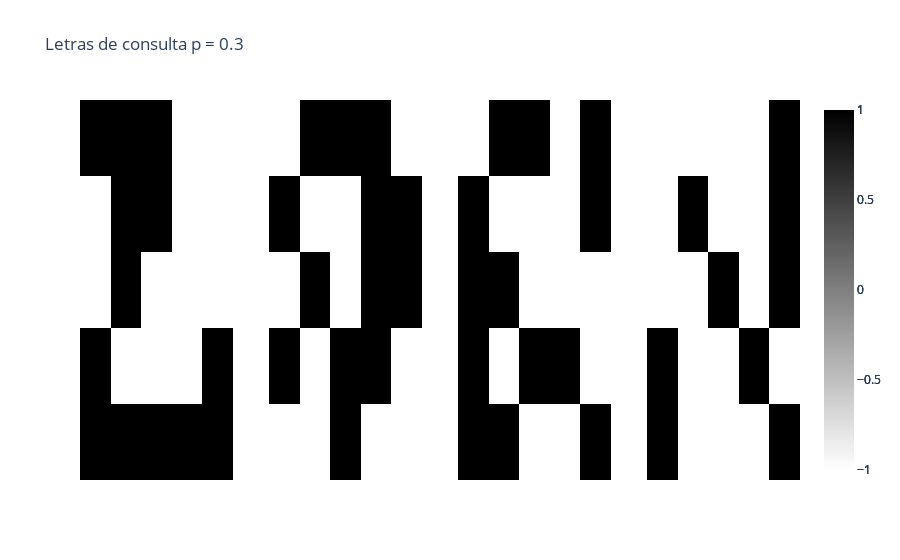
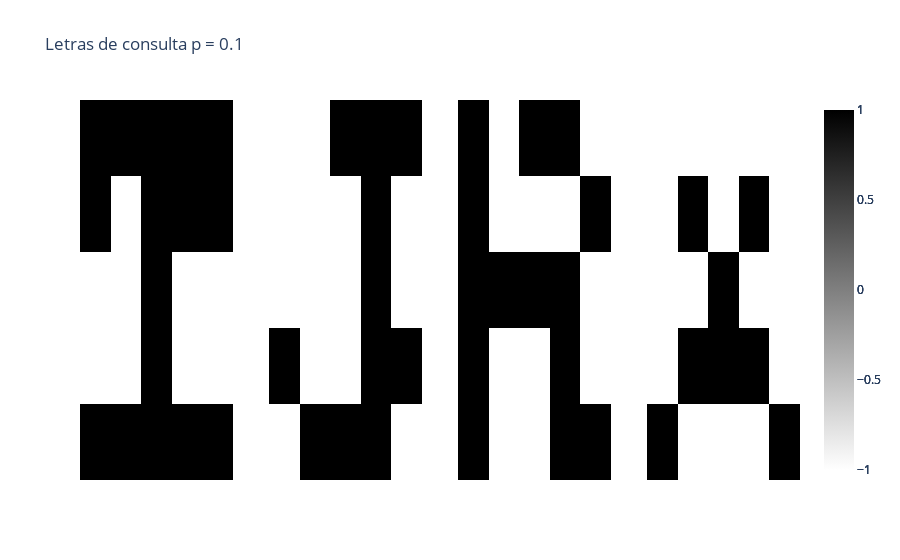
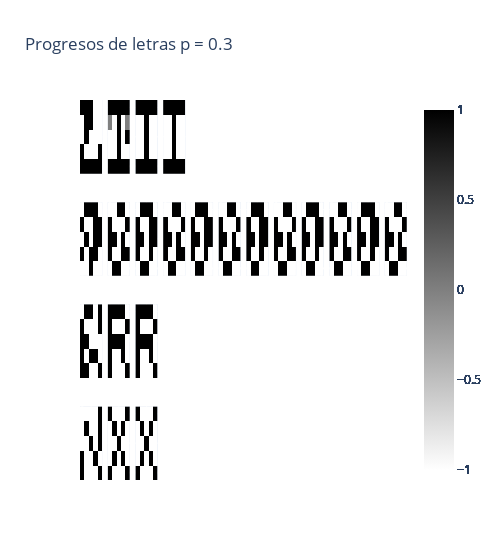
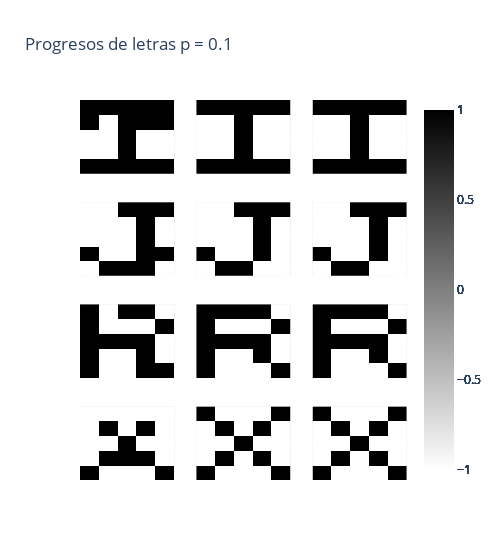

These figures' notebook cell, in order:
### Code cell
hopfield_matrix = generate_hopfield_matrix(flattened_train_set)

print_letters([np.flipud(letter) for letter in noisy_letters], "Letras de consulta p = 0.3")
print_letters([np.flipud(letter) for letter in not_so_noisy], "Letras de consulta p = 0.1")


progresses = [ most_similar_pattern(hopfield_matrix, flatten_matrix(letter), 10) for letter in noisy_letters ]
progresses2 = [ most_similar_pattern(hopfield_matrix, flatten_matrix(letter), 10) for letter in not_so_noisy ]

print_list_progress([[np.flipud(noisy_letters[i]), *[np.flipud(np.reshape(letter[1], [5,5])) for letter in progress[3]]] for i, progress in enumerate(progresses)], title = "Progresos de letras p = 0.3")

print_list_progress([[np.flipud(not_so_noisy[i]),*[np.flipud(np.reshape(letter[1], [5,5])) for letter in progress[3]]] for i, progress in enumerate(progresses2)], title = "Progresos de letras p = 0.1")

temp = most_similar_pattern(hopfield_matrix, flatten_matrix(alphabet_map["I"]), 10)

def print_energy_linegraph(x: List[List], title = "", letras: List = []):
  fig = go.Figure()
  for i, row in enumerate(x):
    fig.add_trace(go.Scatter(y=row, mode='lines+markers', name=letras[i]))
    
  fig.update_layout(dict({ "title": title }))
  fig.show()


print_energy_linegraph([[paso[2] for paso in progress[3]] for progress in progresses], title = "Energía de recuperación", letras=best[1])
print_energy_linegraph([[paso[2] for paso in progress[3]] for progress in progresses2], title = "Energía de recuperación", letras=best[1])

### Figure 1 — Plotly figure (JSON) as saved in the notebook; plotly's stock layout.template omitted (floating-point values rounded to 4 significant figures)
{"data": [{"colorscale": [[0, "white"], [1, "black"]], "type": "heatmap", "xaxis": "x", "yaxis": "y", "z": [[1, 1, 1, 1, 1], [1, -1, -1, -1, 1], [-1, 1, -1, -1, -1], [-1, 1, 1, -1, -1], [1, 1, 1, -1, -1]]}, {"colorscale": [[0, "white"], [1, "black"]], "type": "heatmap", "xaxis": "x2", "yaxis": "y2", "z": [[-1, -1, 1, -1, -1], [1, -1, 1, 1, -1], [-1, 1, -1, 1, 1], [1, -1, -1, 1, 1], [-1, 1, 1, 1, -1]]}, {"colorscale": [[0, "white"], [1, "black"]], "type": "heatmap", "xaxis": "x3", "yaxis": "y3", "z": [[1, 1, -1, -1, 1], [1, -1, 1, 1, -1], [1, 1, -1, -1, -1], [1, -1, -1, -1, 1], [-1, 1, 1, -1, 1]]}, {"colorscale": [[0, "white"], [1, "black"]], "type": "heatmap", "xaxis": "x4", "yaxis": "y4", "z": [[1, -1, -1, -1, 1], [1, -1, -1, 1, -1], [-1, -1, 1, -1, 1], [-1, 1, -1, -1, 1], [-1, -1, -1, -1, 1]]}], "layout": {"coloraxis": {"showscale": false}, "title": {"text": "Letras de consulta p = 0.3"}, "xaxis": {"anchor": "y", "domain": [0, 0.2125], "showticklabels": false}, "xaxis2": {"anchor": "y2", "domain": [0.2625, 0.475], "showticklabels": false}, "xaxis3": {"anchor": "y3", "domain": [0.525, 0.7375], "showticklabels": false}, "xaxis4": {"anchor": "y4", "domain": [0.7875, 1], "showticklabels": false}, "yaxis": {"anchor": "x", "domain": [0, 1], "showticklabels": false}, "yaxis2": {"anchor": "x2", "domain": [0, 1], "showticklabels": false}, "yaxis3": {"anchor": "x3", "domain": [0, 1], "showticklabels": false}, "yaxis4": {"anchor": "x4", "domain": [0, 1], "showticklabels": false}}}

### Figure 2 — Plotly figure (JSON) as saved in the notebook; plotly's stock layout.template omitted (floating-point values rounded to 4 significant figures)
{"data": [{"colorscale": [[0, "white"], [1, "black"]], "type": "heatmap", "xaxis": "x", "yaxis": "y", "z": [[1, 1, 1, 1, 1], [-1, -1, 1, -1, -1], [-1, -1, 1, -1, -1], [1, -1, 1, 1, 1], [1, 1, 1, 1, 1]]}, {"colorscale": [[0, "white"], [1, "black"]], "type": "heatmap", "xaxis": "x2", "yaxis": "y2", "z": [[-1, 1, 1, 1, -1], [1, -1, -1, 1, 1], [-1, -1, -1, 1, -1], [-1, -1, -1, 1, -1], [-1, -1, 1, 1, 1]]}, {"colorscale": [[0, "white"], [1, "black"]], "type": "heatmap", "xaxis": "x3", "yaxis": "y3", "z": [[1, -1, -1, 1, 1], [1, -1, -1, 1, -1], [1, 1, 1, 1, -1], [1, -1, -1, -1, 1], [1, -1, 1, 1, -1]]}, {"colorscale": [[0, "white"], [1, "black"]], "type": "heatmap", "xaxis": "x4", "yaxis": "y4", "z": [[1, -1, -1, -1, 1], [-1, 1, 1, 1, -1], [-1, -1, 1, -1, -1], [-1, 1, -1, 1, -1], [-1, -1, -1, -1, -1]]}], "layout": {"coloraxis": {"showscale": false}, "title": {"text": "Letras de consulta p = 0.1"}, "xaxis": {"anchor": "y", "domain": [0, 0.2125], "showticklabels": false}, "xaxis2": {"anchor": "y2", "domain": [0.2625, 0.475], "showticklabels": false}, "xaxis3": {"anchor": "y3", "domain": [0.525, 0.7375], "showticklabels": false}, "xaxis4": {"anchor": "y4", "domain": [0.7875, 1], "showticklabels": false}, "yaxis": {"anchor": "x", "domain": [0, 1], "showticklabels": false}, "yaxis2": {"anchor": "x2", "domain": [0, 1], "showticklabels": false}, "yaxis3": {"anchor": "x3", "domain": [0, 1], "showticklabels": false}, "yaxis4": {"anchor": "x4", "domain": [0, 1], "showticklabels": false}}}

### Figure 3 — Plotly figure (JSON) as saved in the notebook; plotly's stock layout.template omitted (floating-point values rounded to 4 significant figures)
{"data": [{"colorscale": [[0, "white"], [1, "black"]], "type": "heatmap", "xaxis": "x", "yaxis": "y", "z": [[1, 1, 1, 1, 1], [1, -1, -1, -1, 1], [-1, 1, -1, -1, -1], [-1, 1, 1, -1, -1], [1, 1, 1, -1, -1]]}, {"colorscale": [[0, "white"], [1, "black"]], "type": "heatmap", "xaxis": "x2", "yaxis": "y2", "z": [[1, 1, 1, 1, 1], [-1, -1, 1, -1, -1], [-1, -1, 1, -1, 1], [0, -1, 1, -1, 0], [1, 1, 1, 1, 1]]}, {"colorscale": [[0, "white"], [1, "black"]], "type": "heatmap", "xaxis": "x3", "yaxis": "y3", "z": [[1, 1, 1, 1, 1], [-1, -1, 1, -1, -1], [-1, -1, 1, -1, -1], [-1, -1, 1, -1, -1], [1, 1, 1, 1, 1]]}, {"colorscale": [[0, "white"], [1, "black"]], "type": "heatmap", "xaxis": "x4", "yaxis": "y4", "z": [[1, 1, 1, 1, 1], [-1, -1, 1, -1, -1], [-1, -1, 1, -1, -1], [-1, -1, 1, -1, -1], [1, 1, 1, 1, 1]]}, {"colorscale": [[0, "white"], [1, "black"]], "type": "heatmap", "xaxis": "x13", "yaxis": "y13", "z": [[-1, -1, 1, -1, -1], [1, -1, 1, 1, -1], [-1, 1, -1, 1, 1], [1, -1, -1, 1, 1], [-1, 1, 1, 1, -1]]}, {"colorscale": [[0, "white"], [1, "black"]], "type": "heatmap", "xaxis": "x14", "yaxis": "y14", "z": [[-1, 1, 1, -1, -1], [1, -1, -1, 1, 1], [1, 1, -1, 1, -1], [1, -1, -1, -1, 1], [-1, -1, 1, 1, -1]]}, {"colorscale": [[0, "white"], [1, "black"]], "type": "heatmap", "xaxis": "x15", "yaxis": "y15", "z": [[-1, 1, 1, -1, -1], [1, -1, -1, 1, -1], [1, 1, -1, 1, 1], [1, -1, -1, 1, 1], [-1, 1, 1, 1, -1]]}, {"colorscale": [[0, "white"], [1, "black"]], "type": "heatmap", "xaxis": "x16", "yaxis": "y16", "z": [[-1, 1, 1, -1, -1], [1, -1, -1, 1, 1], [1, 1, -1, 1, -1], [1, -1, -1, -1, 1], [-1, -1, 1, 1, -1]]}, {"colorscale": [[0, "white"], [1, "black"]], "type": "heatmap", "xaxis": "x17", "yaxis": "y17", "z": [[-1, 1, 1, -1, -1], [1, -1, -1, 1, -1], [1, 1, -1, 1, 1], [1, -1, -1, 1, 1], [-1, 1, 1, 1, -1]]}, {"colorscale": [[0, "white"], [1, "black"]], "type": "heatmap", "xaxis": "x18", "yaxis": "y18", "z": [[-1, 1, 1, -1, -1], [1, -1, -1, 1, 1], [1, 1, -1, 1, -1], [1, -1, -1, -1, 1], [-1, -1, 1, 1, -1]]}, {"colorscale": [[0, "white"], [1, "black"]], "type": "heatmap", "xaxis": "x19", "yaxis": "y19", "z": [[-1, 1, 1, -1, -1], [1, -1, -1, 1, -1], [1, 1, -1, 1, 1], [1, -1, -1, 1, 1], [-1, 1, 1, 1, -1]]}, {"colorscale": [[0, "white"], [1, "black"]], "type": "heatmap", "xaxis": "x20", "yaxis": "y20", "z": [[-1, 1, 1, -1, -1], [1, -1, -1, 1, 1], [1, 1, -1, 1, -1], [1, -1, -1, -1, 1], [-1, -1, 1, 1, -1]]}, {"colorscale": [[0, "white"], [1, "black"]], "type": "heatmap", "xaxis": "x21", "yaxis": "y21", "z": [[-1, 1, 1, -1, -1], [1, -1, -1, 1, -1], [1, 1, -1, 1, 1], [1, -1, -1, 1, 1], [-1, 1, 1, 1, -1]]}, {"colorscale": [[0, "white"], [1, "black"]], "type": "heatmap", "xaxis": "x22", "yaxis": "y22", "z": [[-1, 1, 1, -1, -1], [1, -1, -1, 1, 1], [1, 1, -1, 1, -1], [1, -1, -1, -1, 1], [-1, -1, 1, 1, -1]]}, {"colorscale": [[0, "white"], [1, "black"]], "type": "heatmap", "xaxis": "x23", "yaxis": "y23", "z": [[-1, 1, 1, -1, -1], [1, -1, -1, 1, -1], [1, 1, -1, 1, 1], [1, -1, -1, 1, 1], [-1, 1, 1, 1, -1]]}, {"colorscale": [[0, "white"], [1, "black"]], "type": "heatmap", "xaxis": "x24", "yaxis": "y24", "z": [[-1, 1, 1, -1, -1], [1, -1, -1, 1, 1], [1, 1, -1, 1, -1], [1, -1, -1, -1, 1], [-1, -1, 1, 1, -1]]}, {"colorscale": [[0, "white"], [1, "black"]], "type": "heatmap", "xaxis": "x25", "yaxis": "y25", "z": [[1, 1, -1, -1, 1], [1, -1, 1, 1, -1], [1, 1, -1, -1, -1], [1, -1, -1, -1, 1], [-1, 1, 1, -1, 1]]}, {"colorscale": [[0, "white"], [1, "black"]], "type": "heatmap", "xaxis": "x26", "yaxis": "y26", "z": [[1, -1, -1, -1, 1], [1, -1, -1, 1, -1], [1, 1, 1, 1, -1], [1, -1, -1, -1, 1], [1, 1, 1, 1, -1]]}, {"colorscale": [[0, "white"], [1, "black"]], "type": "heatmap", "xaxis": "x27", "yaxis": "y27", "z": [[1, -1, -1, -1, 1], [1, -1, -1, 1, -1], [1, 1, 1, 1, -1], [1, -1, -1, -1, 1], [1, 1, 1, 1, -1]]}, {"colorscale": [[0, "white"], [1, "black"]], "type": "heatmap", "xaxis": "x37", "yaxis": "y37", "z": [[1, -1, -1, -1, 1], [1, -1, -1, 1, -1], [-1, -1, 1, -1, 1], [-1, 1, -1, -1, 1], [-1, -1, -1, -1, 1]]}, {"colorscale": [[0, "white"], [1, "black"]], "type": "heatmap", "xaxis": "x38", "yaxis": "y38", "z": [[1, -1, -1, -1, 1], [-1, 1, -1, 1, -1], [-1, -1, 1, -1, -1], [-1, 1, -1, 1, -1], [1, -1, -1, -1, 1]]}, {"colorscale": [[0, "white"], [1, "black"]], "type": "heatmap", "xaxis": "x39", "yaxis": "y39", "z": [[1, -1, -1, -1, 1], [-1, 1, -1, 1, -1], [-1, -1, 1, -1, -1], [-1, 1, -1, 1, -1], [1, -1, -1, -1, 1]]}], "layout": {"coloraxis": {"showscale": false}, "title": {"text": "Progresos de letras p = 0.3"}, "width": 500, "xaxis": {"anchor": "y", "domain": [0, 0.06806], "showticklabels": false}, "xaxis10": {"anchor": "y10", "domain": [0.7625, 0.8306], "showticklabels": false}, "xaxis11": {"anchor": "y11", "domain": [0.8472, 0.9153], "showticklabels": false}, "xaxis12": {"anchor": "y12", "domain": [0.9319, 1.0], "showticklabels": false}, "xaxis13": {"anchor": "y13", "domain": [0, 0.06806], "showticklabels": false}, "xaxis14": {"anchor": "y14", "domain": [0.08472, 0.1528], "showticklabels": false}, "xaxis15": {"anchor": "y15", "domain": [0.1694, 0.2375], "showticklabels": false}, "xaxis16": {"anchor": "y16", "domain": [0.2542, 0.3222], "showticklabels": false}, "xaxis17": {"anchor": "y17", "domain": [0.3389, 0.4069], "showticklabels": false}, "xaxis18": {"anchor": "y18", "domain": [0.4236, 0.4917], "showticklabels": false}, "xaxis19": {"anchor": "y19", "domain": [0.5083, 0.5764], "showticklabels": false}, "xaxis2": {"anchor": "y2", "domain": [0.08472, 0.1528], "showticklabels": false}, "xaxis20": {"anchor": "y20", "domain": [0.5931, 0.6611], "showticklabels": false}, "xaxis21": {"anchor": "y21", "domain": [0.6778, 0.7458], "showticklabels": false}, "xaxis22": {"anchor": "y22", "domain": [0.7625, 0.8306], "showticklabels": false}, "xaxis23": {"anchor": "y23", "domain": [0.8472, 0.9153], "showticklabels": false}, "xaxis24": {"anchor": "y24", "domain": [0.9319, 1.0], "showticklabels": false}, "xaxis25": {"anchor": "y25", "domain": [0, 0.06806], "showticklabels": false}, "xaxis26": {"anchor": "y26", "domain": [0.08472, 0.1528], "showticklabels": false}, "xaxis27": {"anchor": "y27", "domain": [0.1694, 0.2375], "showticklabels": false}, "xaxis28": {"anchor": "y28", "domain": [0.2542, 0.3222], "showticklabels": false}, "xaxis29": {"anchor": "y29", "domain": [0.3389, 0.4069], "showticklabels": false}, "xaxis3": {"anchor": "y3", "domain": [0.1694, 0.2375], "showticklabels": false}, "xaxis30": {"anchor": "y30", "domain": [0.4236, 0.4917], "showticklabels": false}, "xaxis31": {"anchor": "y31", "domain": [0.5083, 0.5764], "showticklabels": false}, "xaxis32": {"anchor": "y32", "domain": [0.5931, 0.6611], "showticklabels": false}, "xaxis33": {"anchor": "y33", "domain": [0.6778, 0.7458], "showticklabels": false}, "xaxis34": {"anchor": "y34", "domain": [0.7625, 0.8306], "showticklabels": false}, "xaxis35": {"anchor": "y35", "domain": [0.8472, 0.9153], "showticklabels": false}, "xaxis36": {"anchor": "y36", "domain": [0.9319, 1.0], "showticklabels": false}, "xaxis37": {"anchor": "y37", "domain": [0, 0.06806], "showticklabels": false}, "xaxis38": {"anchor": "y38", "domain": [0.08472, 0.1528], "showticklabels": false}, "xaxis39": {"anchor": "y39", "domain": [0.1694, 0.2375], "showticklabels": false}, "xaxis4": {"anchor": "y4", "domain": [0.2542, 0.3222], "showticklabels": false}, "xaxis40": {"anchor": "y40", "domain": [0.2542, 0.3222], "showticklabels": false}, "xaxis41": {"anchor": "y41", "domain": [0.3389, 0.4069], "showticklabels": false}, "xaxis42": {"anchor": "y42", "domain": [0.4236, 0.4917], "showticklabels": false}, "xaxis43": {"anchor": "y43", "domain": [0.5083, 0.5764], "showticklabels": false}, "xaxis44": {"anchor": "y44", "domain": [0.5931, 0.6611], "showticklabels": false}, "xaxis45": {"anchor": "y45", "domain": [0.6778, 0.7458], "showticklabels": false}, "xaxis46": {"anchor": "y46", "domain": [0.7625, 0.8306], "showticklabels": false}, "xaxis47": {"anchor": "y47", "domain": [0.8472, 0.9153], "showticklabels": false}, "xaxis48": {"anchor": "y48", "domain": [0.9319, 1.0], "showticklabels": false}, "xaxis5": {"anchor": "y5", "domain": [0.3389, 0.4069], "showticklabels": false}, "xaxis6": {"anchor": "y6", "domain": [0.4236, 0.4917], "showticklabels": false}, "xaxis7": {"anchor": "y7", "domain": [0.5083, 0.5764], "showticklabels": false}, "xaxis8": {"anchor": "y8", "domain": [0.5931, 0.6611], "showticklabels": false}, "xaxis9": {"anchor": "y9", "domain": [0.6778, 0.7458], "showticklabels": false}, "yaxis": {"anchor": "x", "domain": [0.8063, 1], "showticklabels": false}, "yaxis10": {"anchor": "x10", "domain": [0.8063, 1], "showticklabels": false}, "yaxis11": {"anchor": "x11", "domain": [0.8063, 1], "showticklabels": false}, "yaxis12": {"anchor": "x12", "domain": [0.8063, 1], "showticklabels": false}, "yaxis13": {"anchor": "x13", "domain": [0.5375, 0.7312], "showticklabels": false}, "yaxis14": {"anchor": "x14", "domain": [0.5375, 0.7312], "showticklabels": false}, "yaxis15": {"anchor": "x15", "domain": [0.5375, 0.7312], "showticklabels": false}, "yaxis16": {"anchor": "x16", "domain": [0.5375, 0.7312], "showticklabels": false}, "yaxis17": {"anchor": "x17", "domain": [0.5375, 0.7312], "showticklabels": false}, "yaxis18": {"anchor": "x18", "domain": [0.5375, 0.7312], "showticklabels": false}, "yaxis19": {"anchor": "x19", "domain": [0.5375, 0.7312], "showticklabels": false}, "yaxis2": {"anchor": "x2", "domain": [0.8063, 1], "showticklabels": false}, "yaxis20": {"anchor": "x20", "domain": [0.5375, 0.7312], "showticklabels": false}, "yaxis21": {"anchor": "x21", "domain": [0.5375, 0.7312], "showticklabels": false}, "yaxis22": {"anchor": "x22", "domain": [0.5375, 0.7312], "showticklabels": false}, "yaxis23": {"anchor": "x23", "domain": [0.5375, 0.7312], "showticklabels": false}, "yaxis24": {"anchor": "x24", "domain": [0.5375, 0.7312], "showticklabels": false}, "yaxis25": {"anchor": "x25", "domain": [0.2687, 0.4625], "showticklabels": false}, "yaxis26": {"anchor": "x26", "domain": [0.2687, 0.4625], "showticklabels": false}, "yaxis27": {"anchor": "x27", "domain": [0.2687, 0.4625], "showticklabels": false}, "yaxis28": {"anchor": "x28", "domain": [0.2687, 0.4625], "showticklabels": false}, "yaxis29": {"anchor": "x29", "domain": [0.2687, 0.4625], "showticklabels": false}, "yaxis3": {"anchor": "x3", "domain": [0.8063, 1], "showticklabels": false}, "yaxis30": {"anchor": "x30", "domain": [0.2687, 0.4625], "showticklabels": false}, "yaxis31": {"anchor": "x31", "domain": [0.2687, 0.4625], "showticklabels": false}, "yaxis32": {"anchor": "x32", "domain": [0.2687, 0.4625], "showticklabels": false}, "yaxis33": {"anchor": "x33", "domain": [0.2687, 0.4625], "showticklabels": false}, "yaxis34": {"anchor": "x34", "domain": [0.2687, 0.4625], "showticklabels": false}, "yaxis35": {"anchor": "x35", "domain": [0.2687, 0.4625], "showticklabels": false}, "yaxis36": {"anchor": "x36", "domain": [0.2687, 0.4625], "showticklabels": false}, "yaxis37": {"anchor": "x37", "domain": [0, 0.1938], "showticklabels": false}, "yaxis38": {"anchor": "x38", "domain": [0, 0.1938], "showticklabels": false}, "yaxis39": {"anchor": "x39", "domain": [0, 0.1938], "showticklabels": false}, "yaxis4": {"anchor": "x4", "domain": [0.8063, 1], "showticklabels": false}, "yaxis40": {"anchor": "x40", "domain": [0, 0.1938], "showticklabels": false}, "yaxis41": {"anchor": "x41", "domain": [0, 0.1938], "showticklabels": false}, "yaxis42": {"anchor": "x42", "domain": [0, 0.1938], "showticklabels": false}, "yaxis43": {"anchor": "x43", "domain": [0, 0.1938], "showticklabels": false}, "yaxis44": {"anchor": "x44", "domain": [0, 0.1938], "showticklabels": false}, "yaxis45": {"anchor": "x45", "domain": [0, 0.1938], "showticklabels": false}, "yaxis46": {"anchor": "x46", "domain": [0, 0.1938], "showticklabels": false}, "yaxis47": {"anchor": "x47", "domain": [0, 0.1938], "showticklabels": false}, "yaxis48": {"anchor": "x48", "domain": [0, 0.1938], "showticklabels": false}, "yaxis5": {"anchor": "x5", "domain": [0.8063, 1], "showticklabels": false}, "yaxis6": {"anchor": "x6", "domain": [0.8063, 1], "showticklabels": false}, "yaxis7": {"anchor": "x7", "domain": [0.8063, 1], "showticklabels": false}, "yaxis8": {"anchor": "x8", "domain": [0.8063, 1], "showticklabels": false}, "yaxis9": {"anchor": "x9", "domain": [0.8063, 1], "showticklabels": false}}}

### Figure 4 — Plotly figure (JSON) as saved in the notebook; plotly's stock layout.template omitted (floating-point values rounded to 4 significant figures)
{"data": [{"colorscale": [[0, "white"], [1, "black"]], "type": "heatmap", "xaxis": "x", "yaxis": "y", "z": [[1, 1, 1, 1, 1], [-1, -1, 1, -1, -1], [-1, -1, 1, -1, -1], [1, -1, 1, 1, 1], [1, 1, 1, 1, 1]]}, {"colorscale": [[0, "white"], [1, "black"]], "type": "heatmap", "xaxis": "x2", "yaxis": "y2", "z": [[1, 1, 1, 1, 1], [-1, -1, 1, -1, -1], [-1, -1, 1, -1, -1], [-1, -1, 1, -1, -1], [1, 1, 1, 1, 1]]}, {"colorscale": [[0, "white"], [1, "black"]], "type": "heatmap", "xaxis": "x3", "yaxis": "y3", "z": [[1, 1, 1, 1, 1], [-1, -1, 1, -1, -1], [-1, -1, 1, -1, -1], [-1, -1, 1, -1, -1], [1, 1, 1, 1, 1]]}, {"colorscale": [[0, "white"], [1, "black"]], "type": "heatmap", "xaxis": "x4", "yaxis": "y4", "z": [[-1, 1, 1, 1, -1], [1, -1, -1, 1, 1], [-1, -1, -1, 1, -1], [-1, -1, -1, 1, -1], [-1, -1, 1, 1, 1]]}, {"colorscale": [[0, "white"], [1, "black"]], "type": "heatmap", "xaxis": "x5", "yaxis": "y5", "z": [[-1, 1, 1, -1, -1], [1, -1, -1, 1, -1], [-1, -1, -1, 1, -1], [-1, -1, -1, 1, -1], [-1, -1, 1, 1, 1]]}, {"colorscale": [[0, "white"], [1, "black"]], "type": "heatmap", "xaxis": "x6", "yaxis": "y6", "z": [[-1, 1, 1, -1, -1], [1, -1, -1, 1, -1], [-1, -1, -1, 1, -1], [-1, -1, -1, 1, -1], [-1, -1, 1, 1, 1]]}, {"colorscale": [[0, "white"], [1, "black"]], "type": "heatmap", "xaxis": "x7", "yaxis": "y7", "z": [[1, -1, -1, 1, 1], [1, -1, -1, 1, -1], [1, 1, 1, 1, -1], [1, -1, -1, -1, 1], [1, -1, 1, 1, -1]]}, {"colorscale": [[0, "white"], [1, "black"]], "type": "heatmap", "xaxis": "x8", "yaxis": "y8", "z": [[1, -1, -1, -1, 1], [1, -1, -1, 1, -1], [1, 1, 1, 1, -1], [1, -1, -1, -1, 1], [1, 1, 1, 1, -1]]}, {"colorscale": [[0, "white"], [1, "black"]], "type": "heatmap", "xaxis": "x9", "yaxis": "y9", "z": [[1, -1, -1, -1, 1], [1, -1, -1, 1, -1], [1, 1, 1, 1, -1], [1, -1, -1, -1, 1], [1, 1, 1, 1, -1]]}, {"colorscale": [[0, "white"], [1, "black"]], "type": "heatmap", "xaxis": "x10", "yaxis": "y10", "z": [[1, -1, -1, -1, 1], [-1, 1, 1, 1, -1], [-1, -1, 1, -1, -1], [-1, 1, -1, 1, -1], [-1, -1, -1, -1, -1]]}, {"colorscale": [[0, "white"], [1, "black"]], "type": "heatmap", "xaxis": "x11", "yaxis": "y11", "z": [[1, -1, -1, -1, 1], [-1, 1, -1, 1, -1], [-1, -1, 1, -1, -1], [-1, 1, -1, 1, -1], [1, -1, -1, -1, 1]]}, {"colorscale": [[0, "white"], [1, "black"]], "type": "heatmap", "xaxis": "x12", "yaxis": "y12", "z": [[1, -1, -1, -1, 1], [-1, 1, -1, 1, -1], [-1, -1, 1, -1, -1], [-1, 1, -1, 1, -1], [1, -1, -1, -1, 1]]}], "layout": {"coloraxis": {"showscale": false}, "title": {"text": "Progresos de letras p = 0.1"}, "width": 500, "xaxis": {"anchor": "y", "domain": [0, 0.2889], "showticklabels": false}, "xaxis10": {"anchor": "y10", "domain": [0, 0.2889], "showticklabels": false}, "xaxis11": {"anchor": "y11", "domain": [0.3556, 0.6444], "showticklabels": false}, "xaxis12": {"anchor": "y12", "domain": [0.7111, 1], "showticklabels": false}, "xaxis2": {"anchor": "y2", "domain": [0.3556, 0.6444], "showticklabels": false}, "xaxis3": {"anchor": "y3", "domain": [0.7111, 1], "showticklabels": false}, "xaxis4": {"anchor": "y4", "domain": [0, 0.2889], "showticklabels": false}, "xaxis5": {"anchor": "y5", "domain": [0.3556, 0.6444], "showticklabels": false}, "xaxis6": {"anchor": "y6", "domain": [0.7111, 1], "showticklabels": false}, "xaxis7": {"anchor": "y7", "domain": [0, 0.2889], "showticklabels": false}, "xaxis8": {"anchor": "y8", "domain": [0.3556, 0.6444], "showticklabels": false}, "xaxis9": {"anchor": "y9", "domain": [0.7111, 1], "showticklabels": false}, "yaxis": {"anchor": "x", "domain": [0.8063, 1], "showticklabels": false}, "yaxis10": {"anchor": "x10", "domain": [0, 0.1938], "showticklabels": false}, "yaxis11": {"anchor": "x11", "domain": [0, 0.1938], "showticklabels": false}, "yaxis12": {"anchor": "x12", "domain": [0, 0.1938], "showticklabels": false}, "yaxis2": {"anchor": "x2", "domain": [0.8063, 1], "showticklabels": false}, "yaxis3": {"anchor": "x3", "domain": [0.8063, 1], "showticklabels": false}, "yaxis4": {"anchor": "x4", "domain": [0.5375, 0.7312], "showticklabels": false}, "yaxis5": {"anchor": "x5", "domain": [0.5375, 0.7312], "showticklabels": false}, "yaxis6": {"anchor": "x6", "domain": [0.5375, 0.7312], "showticklabels": false}, "yaxis7": {"anchor": "x7", "domain": [0.2687, 0.4625], "showticklabels": false}, "yaxis8": {"anchor": "x8", "domain": [0.2687, 0.4625], "showticklabels": false}, "yaxis9": {"anchor": "x9", "domain": [0.2687, 0.4625], "showticklabels": false}}}
